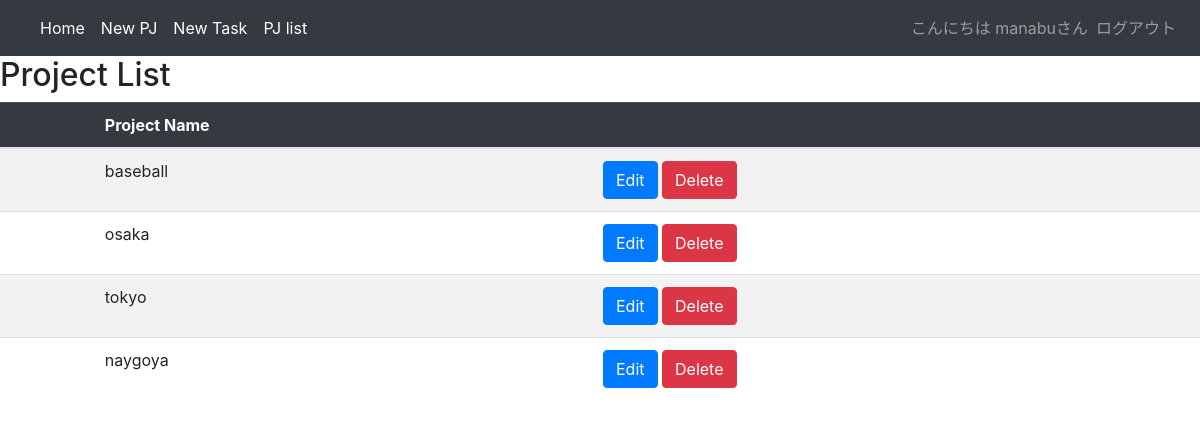
The page /pjlist/ (signed in) on the database its author committed.
### gantapp/models.py (models this page shows, shortened)
class Projects(models.Model):
    Name = models.CharField(max_length=100, verbose_name='project')
    color = models.CharField(max_length=100,choices=COLOR_CHOICE, verbose_name='color')
    owner = models.ForeignKey(User, on_delete=models.CASCADE)

### gantapp/views.py (the view)
# urls.py: path('pjlist/', PJList.as_view(),name='pjlist'),
@method_decorator(login_required, name='dispatch')
class PJList(ListView):
    template_name = 'gantapp/pjlist.html'
    model = Projects
    def get_queryset(self):
        results = self.model.objects.all()
        results = results.model.objects.filter(owner=self.request.user)
        return results

### gantapp/templates/gantapp/pjlist.html (shortened to what this page needs)
{% extends "gantapp/base3.html" %}
{% block content%}
<div id="main">
    <h2>Project List</h2>
    <table class="table table-striped">
        <thead class="table-dark">
          <tr>
            <th scope="col"></th>
            <th scope="col">Project Name</th>
            <th scope="col"></th>
          </tr>
        </thead>
        <tbody>
            {% for task in object_list %}
            <tr>
              <th scope="row"></th>
              <td>{{ task.Name }}</td>
              <td>
                <a href="{% url 'gantapp:pjupdate' task.pk %}" class="btn btn-primary " tabindex="-1" role="button" aria-disabled="true">Edit</a>
                <a href="{% url 'gantapp:pjdelete' task.pk %}" class="btn btn-Danger " tabindex="-1" role="button" aria-disabled="true">Delete</a>
            </tr>
            {% endfor %}
          </tbody>
    </table>
</div>
{% endblock content%}

### gantapp/templates/gantapp/base3.html (shortened to what this page needs)
{% load static %}
{% load bootstrap4 %}
{% bootstrap_css %}
<html lang="ja">
  <head>
    <link rel="stylesheet" href="https://stackpath.bootstrapcdn.com/bootstrap/4.5.0/css/bootstrap.min.css">
    <link href="http://cdn.pydata.org/bokeh/release/bokeh-2.4.2.min.css" rel="stylesheet" type="text/css">
    <link href="http://cdn.pydata.org/bokeh/release/bokeh-widgets-2.4.2.min.css"rel="stylesheet" type="text/css">
  </head>
  <body>
      <nav class="navbar navbar-expand-lg navbar-dark bg-dark">
          <div class="collapse navbar-collapse" id="navbarSupportedContent">
            <ul class="navbar-nav mr-auto">
              <li class="nav-item active">
                <a class="nav-link" href="{% url 'gantapp:home' %}">Home <span class="sr-only">(current)</span></a>
              </li>
              <li class="nav-item active">
                  <a class="nav-link" href="{% url 'gantapp:pjcreate' %}">New PJ</a>
              </li>
              <li class="nav-item active">
                  <a class="nav-link" href="{% url 'gantapp:create' %}">New Task</a>
              </li>
              <li class="nav-item active">
                <a class="nav-link" href="{% url 'gantapp:pjlist' %}">PJ list</a>
            </li>
          </ul>
            <ul class="navbar-nav ml-auto">
              {% if user.is_authenticated %}
                    <li class="nav-item">
                      <span class="navbar-text">こんにちは {{ user.username }}さん</span></li>
                    <li class="nav-item">
                      <a class="nav-link" href="{% url 'users:logout' %}">ログアウト</a></li>
              {% else %}
                <li class="nav-item">
                  <a class="nav-link" href="{% url 'users:register' %}">ユーザー登録</a></li>
                <li class="nav-item">
                  <a class="nav-link" href="{% url 'users:login' %}">ログイン</a></li>
              {% endif %}
            </ul>
          </div>
      </nav>
    {% block content %}{% endblock content %}
  </body>
</html>

### rows shown on the page
Projects: Name "baseball"
Projects: Name "osaka"
Projects: Name "tokyo"
Projects: Name "naygoya"

### other values the page prints
{{ user.username }} "manabu"
